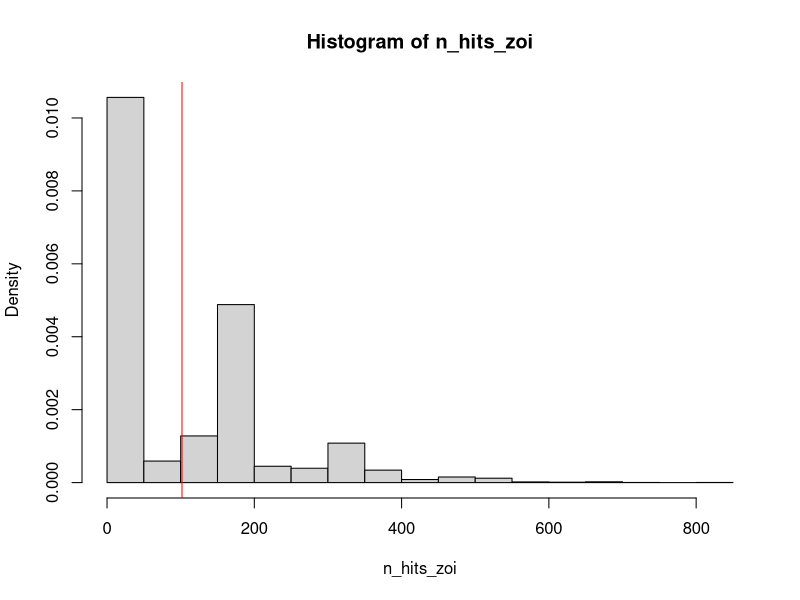
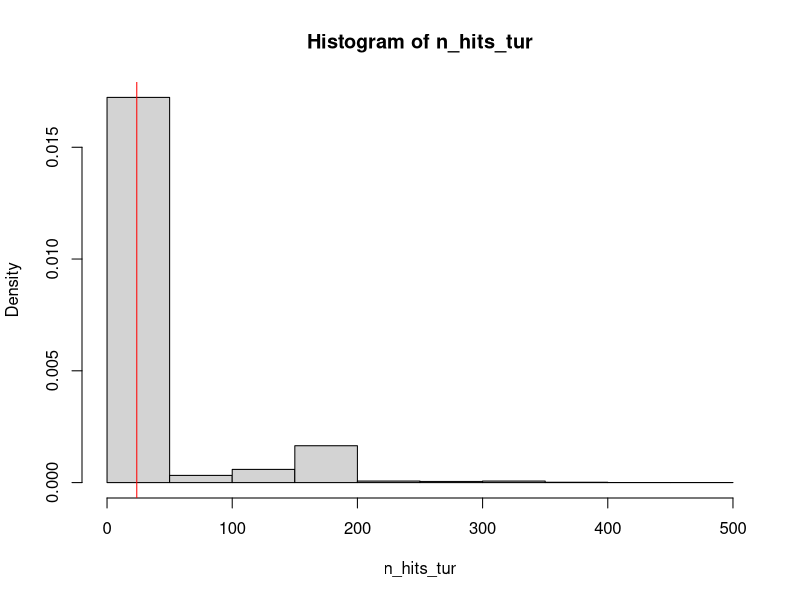
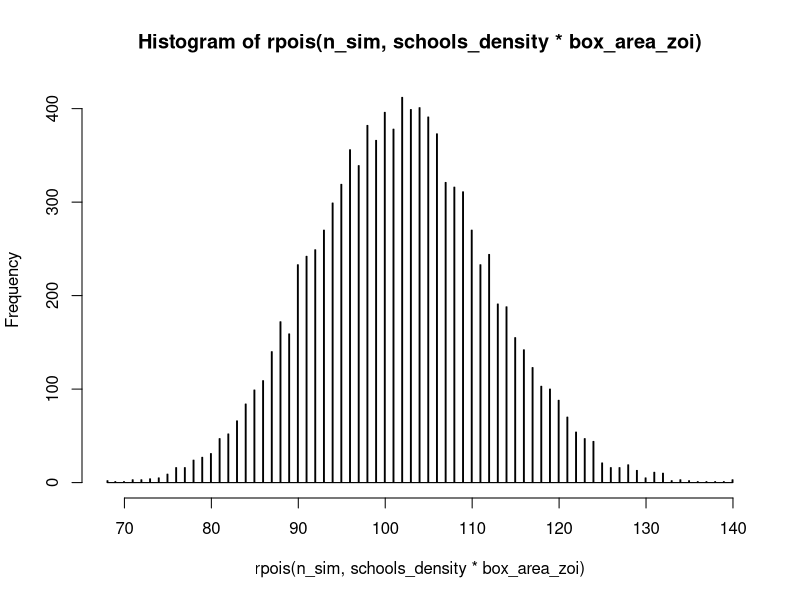
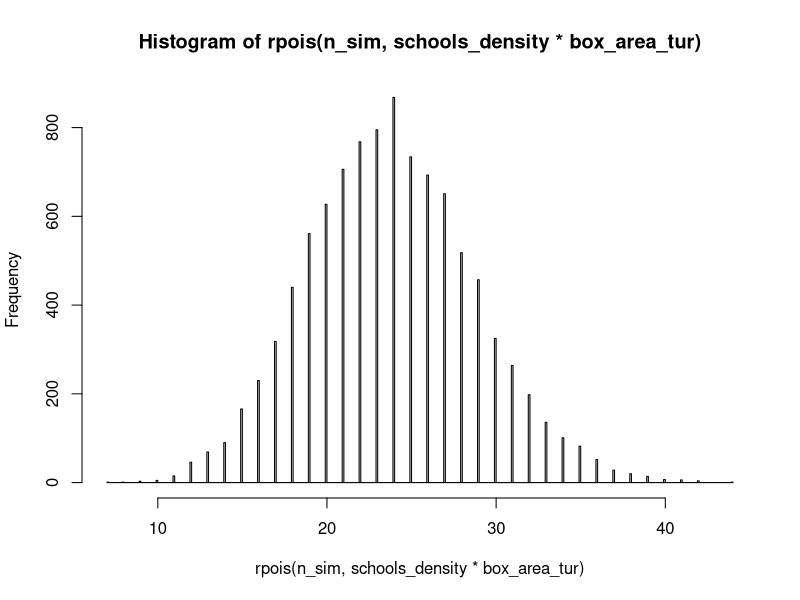

Generate these figures, in order, with R:
## Fish schooling simulation
## July 2022
## For review - Sam

library(dplyr)

width <- 1500 ## width of the transect
height <- 60 ## height of the transect
n <- rpois(1, 10) ## number of schools

## defining the zone of influence
xleft_zoi = 750
xright_zoi = 900
ybottom_zoi = 0
ytop_zoi = 30
box_area_zoi = (xright_zoi - xleft_zoi) * (ytop_zoi - ybottom_zoi)

## determines if a fish is within the zone of influence
in_box_zoi <- function(x, y) {
  (x > xleft_zoi) & (x < xright_zoi) & (y > ybottom_zoi) & (y < ytop_zoi)
}

## defining the turbine
xleft_tur = 755
xright_tur = 790
ybottom_tur = 0
ytop_tur = 30
box_area_tur = (xright_tur - xleft_tur) * (ytop_tur - ybottom_tur)

## determines if a fish is within the turbine structure
in_box_tur <- function(x, y) {
  (x > xleft_tur) & (x < xright_tur) & (y > ybottom_tur) & (y < ytop_tur)
}

## repeats the simulation and keeping track of how many fish land in each box
n_sim = 10000
n_hits_zoi = rep(0, n_sim)
n_hits_tur = rep(0, n_sim)

## determines the seed locations for each school
for (j in 1:n_sim) {
  x = runif(n, 0, width)
  y = runif(n, 0, height)
  
  n_fish <- rpois(n, 170) ## generates a random number of fish per school
  
  a <-list() ## creates a list
  
  for (i in 1:n) {
    a[[i]] <- as.data.frame(matrix(NA, nrow = n_fish[i], ncol = 2)) ## each list being a dataframe
    colnames(a[[i]]) <- c("x", "y") ## naming columns
    a[[i]][, 1] <- rnorm(n_fish[i], x[i], 2) ## generates random x locations for the random number of fish
    a[[i]][, 2] <- rnorm(n_fish[i], y[i], 2) ## generates random y locations for the random number of fish
  }
  
  fishes_all <- bind_rows(a) ## bind entire list into single data frame
  
  fish_vec <- matrix(NA, nrow = n, ncol = 1) ## creates an empty vector
  
  for (k in 1:n) {
    fish_vec[k] <- nrow(a[[k]]) ## singles out how many fish are within each school
  }
  
  total_fish <- sum(fish_vec) ## sums the total number of fish
  
  schools_density = total_fish / (width * height) ## finds the density based on total fish and domain
  
  n_hits_zoi[j] = sum(in_box_zoi(fishes_all[,1], fishes_all[,2])) ## summing the number of fish in the zone of influence across simulation
  n_hits_tur[j] = sum(in_box_tur(fishes_all[,1], fishes_all[,2])) ## summing the number of fish in the turbine structure across simulation
}

hist(n_hits_zoi, freq=F) ## plotting the frequency of hits in the zone of influence
abline(v=schools_density*box_area_zoi, col='red') ## expected number of hits 

hist(n_hits_tur, freq=F) ## plotting the frequency of hits
abline(v=schools_density*box_area_tur, col='red') ## expected number of hits

## same results from a Poisson distribution
hist(rpois(n_sim, schools_density*box_area_zoi), breaks=max(n_hits_zoi) - 0.5)
hist(rpois(n_sim, schools_density*box_area_tur), breaks=max(n_hits_tur) - 0.5)
